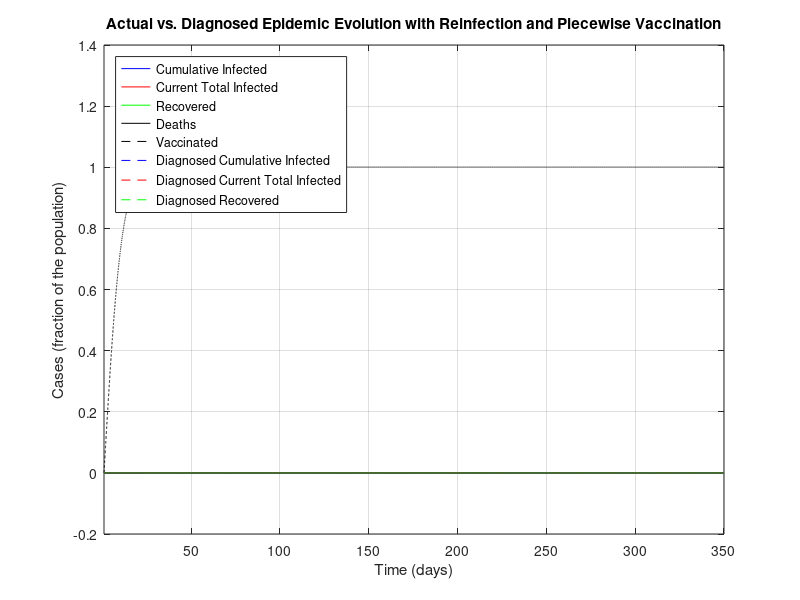
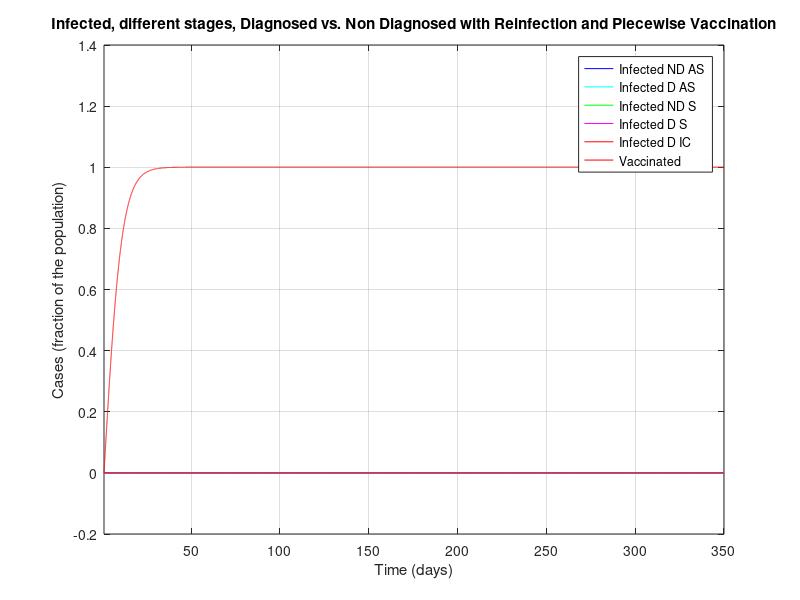
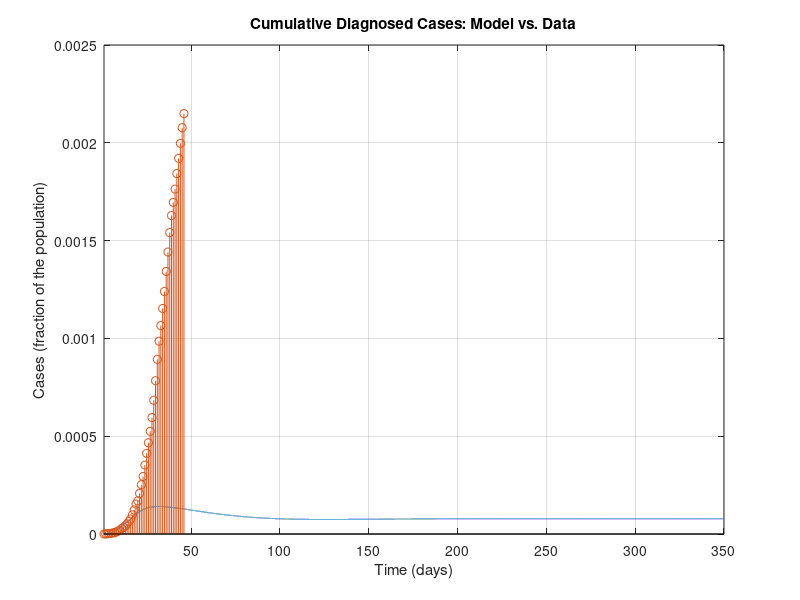
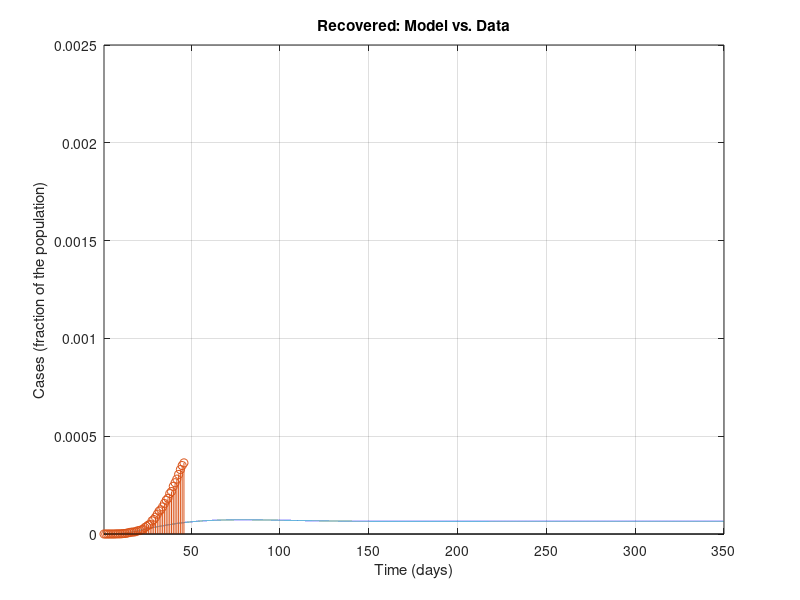

Source code (MATLAB) for these figures, in order:
%%%%%%%%%%%%%%%%%%%%%%%%%%%%%%%%%%%%%%%%
%%%%%%%%%%%%%%%%%%%%%%%%%%%%%%%%%%%%%%%%
% MATLAB Code for epidemic simulations with the SIDARTHE model in the work
%
% Modelling the COVID-19 epidemic and implementation of population-wide interventions in Italy
% by Giulia Giordano, Franco Blanchini, Raffaele Bruno, Patrizio Colaneri, Alessandro Di Filippo, Angela Di Matteo, Marta Colaneri
% 
% Giulia Giordano, April 5, 2020
% Contact: giulia.giordano@unitn.it
%%%%%%%%%%%%%%%%%%%%%%%%%%%%%%%%%%%%%%%%
%%%%%%%%%%%%%%%%%%%%%%%%%%%%%%%%%%%%%%%%

clear all
close all
clc

%%%%%%%%%%%%%%%%%%%%%%%%%%%%%%%%%%%%%%%%
% DATA
%%%%%%%%%%%%%%%%%%%%%%%%%%%%%%%%%%%%%%%%

% Italian population
popolazione=60e6;

% Data 20 February - 5 April (46 days):
% Total Cases
CasiTotali = [3 20 79 132 219 322 400 650 888 1128 1694 2036 2502 3089 3858 4636 5883 7375 9172 10149 12462 15113 17660 21157 24747 27980 31506 35713 41035 47021 53578 59138 63927 69176 74386 80539 86498 92472 97689 101739 105792 110574 115242 119827 124632 128948]/popolazione; % D+R+T+E+H_diagnosticati
% Deaths
Deceduti = [0 1 2 2 5 10 12 17 21 29 34 52 79 107 148 197 233 366 463 631 827 1016 1266 1441 1809 2158 2503 2978 3405 4032 4825 5476 6077 6820 7503 8165 9134 10023 10779 11591 12428 13155 13915 14681 15362 15887]/popolazione; % E
% Recovered
Guariti = [0 0 0 1 1 1 3 45 46 50 83 149 160 276 414 523 589 622 724 1004 1045 1258 1439 1966 2335 2749 2941 4025 4440 5129 6072 7024 7432 8326 9362 10361 10950 12384 13030 14620 15729 16847 18278 19758 20996 21815]/popolazione; % H_diagnosticati
% Currently Positive
Positivi = [3 19 77 129 213 311 385 588 821 1049 1577 1835 2263 2706 3296 3916 5061 6387 7985 8514 10590 12839 14955 17750 20603 23073 26062 28710 33190 37860 42681 46638 50418 54030 57521 62013 66414 70065 73880 75528 77635 80572 83049 85388 88274 91246]/popolazione; % D+R+T

% Data 23 February - 5 April (from day 4 to day 46)
% Currently positive: isolated at home
Isolamento_domiciliare = [49 91 162 221 284 412 543 798 927 1000 1065 1155 1060 1843 2180 2936 2599 3724 5036 6201 7860 9268 10197 11108 12090 14935 19185 22116 23783 26522 28697 30920 33648 36653 39533 42588 43752 45420 48134 50456 52579 55270 58320]/popolazione; %D
% Currently positive: hospitalised
Ricoverati_sintomi = [54 99 114 128 248 345 401 639 742 1034 1346 1790 2394 2651 3557 4316 5038 5838 6650 7426 8372 9663 11025 12894 14363 15757 16020 17708 19846 20692 21937 23112 24753 26029 26676 27386 27795 28192 28403 28540 28741 29010 28949]/popolazione; % R
% Currently positive: ICU
Terapia_intensiva = [26 23 35 36 56 64 105 140 166 229 295 351 462 567 650 733 877 1028 1153 1328 1518 1672 1851 2060 2257 2498 2655 2857 3009 3204 3396 3489 3612 3732 3856 3906 3981 4023 4035 4053 4068 3994 3977]/popolazione; %T


%%%%%%%%%%%%%%%%%%%%%%%%%%%%%%%%%%%%%%%%
% PARAMETERS
%%%%%%%%%%%%%%%%%%%%%%%%%%%%%%%%%%%%%%%%

% Simulation horizon: CAN BE MODIFIED AT ONE'S WILL PROVIDED THAT IT IS AT
% LEAST EQUAL TO THE NUMBER OF DAYS FOR WHICH DATA ARE AVAILABLE
Orizzonte = 350;

% Plot yes/no: SET TO 1 IF PDF FIGURES MUST BE GENERATED, 0 OTHERWISE
plotPDF = 0;

% Time-step for Euler discretisation of the continuous-time system
step=0.01;

% Transmission rate due to contacts with UNDETECTED asymptomatic infected
alfa=0.57;
% Transmission rate due to contacts with DETECTED asymptomatic infected
beta=0.0114;
% Transmission rate due to contacts with UNDETECTED symptomatic infected
gamma=0.456;
% Transmission rate due to contacts with DETECTED symptomatic infected
delta=0.0114;

% Detection rate for ASYMPTOMATIC
epsilon=0.171;
% Detection rate for SYMPTOMATIC
theta=0.3705;

% Worsening rate: UNDETECTED asymptomatic infected becomes symptomatic
zeta=0.1254;
% Worsening rate: DETECTED asymptomatic infected becomes symptomatic
eta=0.1254;

% Worsening rate: UNDETECTED symptomatic infected develop life-threatening
% symptoms
mu=0.0171;
% Worsening rate: DETECTED symptomatic infected develop life-threatening
% symptoms
nu=0.0274;

% Mortality rate for infected with life-threatening symptoms
tau=0.01;

% Recovery rate for undetected asymptomatic infected
lambda=0.0342;
% Recovery rate for detected asymptomatic infected
rho=0.0342;
% Recovery rate for undetected symptomatic infected
kappa=0.0171;
% Recovery rate for detected symptomatic infected
xi=0.0171;
% Recovery rate for life-threatened symptomatic infected
sigma=0.0171;

%to add the SIDARTHE-V version add a new constant phi
phi=0.00001;
%phi=0.5;

%Reinfection coefficients
rein=0.07;


%%%%%%%%%%%%%%%%%%%%%%%%%%%%%%%%%%%%%%%%
% DEFINITIONS
%%%%%%%%%%%%%%%%%%%%%%%%%%%%%%%%%%%%%%%%

% Parameters
r1=epsilon+zeta+lambda;
r2=eta+rho;
r3=theta+mu+kappa;
r4=nu+xi;
r5=sigma+tau;

% Initial R0
R0_iniziale=alfa/r1+beta*epsilon/(r1*r2)+gamma*zeta/(r1*r3)+delta*eta*epsilon/(r1*r2*r4)+delta*zeta*theta/(r1*r3*r4);

% Time horizon
t=1:step:Orizzonte;

% Vectors for time evolution of variables
S=zeros(1,length(t));
I=zeros(1,length(t));
D=zeros(1,length(t));
A=zeros(1,length(t));
R=zeros(1,length(t));
T=zeros(1,length(t));
H=zeros(1,length(t));
H_diagnosticati=zeros(1,length(t)); % DIAGNOSED recovered only!
E=zeros(1,length(t));
%For SIDARTHE-V add a V
V=zeros(1,length(t));

% Vectors for time evolution of actual/perceived Case Fatality Rate
M=zeros(1,length(t));
P=zeros(1,length(t));

%%%%%%%%%%%%%%%%%%%%%%%%%%%%%%%%%%%%%%%%
% INITIAL CONDITIONS
%%%%%%%%%%%%%%%%%%%%%%%%%%%%%%%%%%%%%%%%

I(1)=200/popolazione;
D(1)=20/popolazione;
A(1)=1/popolazione;
R(1)=2/popolazione;
T(1)=0.00;
H(1)=0.00;
E(1)=0.00;
V(1)=0.00;%For SIDARTHE-V
S(1)=1-I(1)-D(1)-A(1)-R(1)-T(1)-H(1)-E(1)-V(1);

H_diagnosticati(1) = 0.00; % DIAGNOSED recovered only
Infetti_reali(1)=I(1)+D(1)+A(1)+R(1)+T(1); % Actual currently infected

M(1)=0;
P(1)=0;

% Whole state vector
%Added a V(1) at the end
x=[S(1);I(1);D(1);A(1);R(1);T(1);H(1);E(1);V(1);H_diagnosticati(1);Infetti_reali(1)];

%%%%%%%%%%%%%%%%%%%%%%%%%%%%%%%%%%%%%%%%
% SIMULATION
%%%%%%%%%%%%%%%%%%%%%%%%%%%%%%%%%%%%%%%%

% "Control" binary variables to compute the new R0 every time a policy has
% changed the parameters
plottato = 0;
plottato1 = 0;
plottato_bis = 0;
plottato_tris = 0;
plottato_quat = 0;

%Define the vaccination function that will calculate how people are
%vaccinated
%Try sinusoidal and guassian
vacc_1 = @(x) 0.05*sin(0.7*x)+0.1; %Could do +0.05 too
vacc_2 = @(x) (1/(2*(2*pi)^0.5))*exp(-((x-100)/100)^2);

for i=2:length(t)
    
    if (i>4/step) % Basic social distancing (awareness, schools closed)
        alfa=0.4218;
        gamma=0.285;
        beta = 0.0057;
        delta=0.0057;
        if plottato == 0 % Compute the new R0
            r1=epsilon+zeta+lambda;
            r2=eta+rho;
            r3=theta+mu+kappa;
            r4=nu+xi;
            r5=sigma+tau;
            R0_primemisure=alfa/r1+beta*epsilon/(r1*r2)+gamma*zeta/(r1*r3)+delta*eta*epsilon/(r1*r2*r4)+delta*zeta*theta/(r1*r3*r4)
            plottato = 1;
        end
    end
    
    if (i>12/step)
        % Screening limited to / focused on symptomatic subjects
        epsilon=0.1425;
        if plottato1 == 0
            r1=epsilon+zeta+lambda;
            r2=eta+rho;
            r3=theta+mu+kappa;
            r4=nu+xi;
            r5=sigma+tau;
            R0_primemisureeps=alfa/r1+beta*epsilon/(r1*r2)+gamma*zeta/(r1*r3)+delta*eta*epsilon/(r1*r2*r4)+delta*zeta*theta/(r1*r3*r4)
            plottato1 = 1;
        end
    end
    
    if (i>22/step) % Social distancing: lockdown, mild effect
        
        alfa=0.36;
        beta=0.005;
        gamma=0.2;
        delta=0.005;
        
        mu = 0.008;
        nu = 0.015;
        
        zeta=0.034;
        eta=0.034;
        
        lambda=0.08;
        rho=0.0171;
        kappa=0.0171;
        xi=0.0171;
        sigma=0.0171;
        
        if plottato_bis == 0 % Compute the new R0
            r1=epsilon+zeta+lambda;
            r2=eta+rho;
            r3=theta+mu+kappa;
            r4=nu+xi;
            r5=sigma+tau;
            R0_secondemisure=(alfa*r2*r3*r4+epsilon*beta*r3*r4+gamma*zeta*r2*r4+delta*eta*epsilon*r3+delta*zeta*theta*r2)/(r1*r2*r3*r4)
            plottato_bis = 1;
        end
    end
    
    if (i>28/step) % Social distancing: lockdown, strong effect
        
        alfa=0.21;
        gamma=0.11;
        
        if plottato_tris == 0 % Compute the new R0
            r1=epsilon+zeta+lambda;
            r2=eta+rho;
            r3=theta+mu+kappa;
            r4=nu+xi;
            r5=sigma+tau;
            R0_terzemisure=(alfa*r2*r3*r4+epsilon*beta*r3*r4+gamma*zeta*r2*r4+delta*eta*epsilon*r3+delta*zeta*theta*r2)/(r1*r2*r3*r4)
            plottato_tris = 1;
        end
    end
    
    if (i>38/step) % Broader diagnosis campaign
        
        epsilon = 0.2;
        rho=0.02;
        kappa=0.02;
        xi=0.02;
        sigma=0.01;
        
        zeta=0.025;
        eta=0.025;
        
        if plottato_quat == 0 % Compute the new R0
            r1=epsilon+zeta+lambda;
            r2=eta+rho;
            r3=theta+mu+kappa;
            r4=nu+xi;
            r5=sigma+tau;
            R0_quartemisure=(alfa*r2*r3*r4+epsilon*beta*r3*r4+gamma*zeta*r2*r4+delta*eta*epsilon*r3+delta*zeta*theta*r2)/(r1*r2*r3*r4);
            plottato_quat = 1;
        end
    end
    phi = vacc_1(i/step); % may need the /step
    %The code for piecewise vaccination
    %if (i>5/step)
        %phi=0.00001;
    %elseif (i>50/step)
        %phi=0.00005;
        %phi=0.001;
    %elseif (i>100/step)
        %phi=0.0001;
    %elseif (i>200/step)
        %phi=0.0005;
    %end
    
    % Compute the system evolution
    %ADDED A NEW zero to the end of each row and added a tenth row with 
    B=[-alfa*x(2)-beta*x(3)-gamma*x(4)-delta*x(5)-phi*x(9) 0 0 0 0 0 0 0 0 0 0;
        alfa*x(2)+beta*x(3)+gamma*x(4)+delta*x(5) -(epsilon+zeta+lambda)+rein 0 0 0 0 0 0 0 0 0;
        0 epsilon  -(eta+rho) 0 0 0 0 0 0 0 0;
        0 zeta 0 -(theta+mu+kappa) 0 0 0 0 0 0 0;
        0 0 eta theta -(nu+xi) -rein 0 0 0 0 0;
        0 0 0 mu nu  -(sigma+tau) 0 0 0 0 0;
        0 lambda rho kappa xi sigma 0 0 0 0 0;
        0 0 0 0 0 tau 0 0 0 0 0;
        phi*x(1) 0 0 0 0 0 0 0 0 0 0;
        0 0 rho 0 xi sigma 0 0 0 0 0;
        alfa*x(2)+beta*x(3)+gamma*x(4)+delta*x(5) 0 0 0 0 0 0 0 0 0 0];
    x=x+B*x*step;
    
    % Update variables
    
    S(i)=x(1);
    I(i)=x(2);
    D(i)=x(3);
    A(i)=x(4);
    R(i)=x(5);
    T(i)=x(6);
    H(i)=x(7);
    E(i)=x(8);
    V(i)=x(9);%added V
    
    H_diagnosticati(i)=x(10);
    Infetti_reali(i)=x(11);
    
    % Update Case Fatality Rate
    
    M(i)=E(i)/(S(1)-S(i));
    P(i)=E(i)/((epsilon*r3+(theta+mu)*zeta)*(I(1)+S(1)-I(i)-S(i))/(r1*r3)+(theta+mu)*(A(1)-A(i))/r3);
    
end

%%%%%%%%%%%%%%%%%%%%%%%%%%%%%%%%%%%%%%%%
% FINAL VALUES
%%%%%%%%%%%%%%%%%%%%%%%%%%%%%%%%%%%%%%%%

% Variables
Sbar=S(length(t));
Ibar=I(length(t));
Dbar=D(length(t));
Abar=A(length(t));
Rbar=R(length(t));
Tbar=T(length(t));
Hbar=H(length(t));
Ebar=E(length(t));
Vbar=V(length(t));

% Case fatality rate
Mbar=M(length(t));
Pbar=P(length(t));

% Case fatality rate from formulas
Mbar1=Ebar/(S(1)-Sbar);
Pbar1=Ebar/((epsilon*r3+(theta+mu)*zeta)*(I(1)+S(1)-Sbar-Ibar)/(r1*r3)+(theta+mu)*(A(1)-Abar)/r3);

%%%%%%%%%%%%%%%%%%%%%%%%%%%%%%%%%%%%%%%%
% FIGURES
%%%%%%%%%%%%%%%%%%%%%%%%%%%%%%%%%%%%%%%%

figure
plot(t,Infetti_reali,'b',t,I+D+A+R+T,'r',t,H,'g',t,E,'k',t,V,'--black')%added V
hold on
plot(t,D+R+T+E+H_diagnosticati,'--b',t,D+R+T,'--r',t,H_diagnosticati,'--g')
xlim([t(1) t(end)])
%ylim([0 0.015])
title('Actual vs. Diagnosed Epidemic Evolution with Reinfection and Piecewise Vaccination')
xlabel('Time (days)')
ylabel('Cases (fraction of the population)')
legend({'Cumulative Infected','Current Total Infected', 'Recovered', 'Deaths','Vaccinated','Diagnosed Cumulative Infected','Diagnosed Current Total Infected', 'Diagnosed Recovered'},'Location','northwest')
grid

if plotPDF==1
    set(gcf, 'PaperUnits', 'centimeters');
    set(gcf, 'PaperPosition', [0 0 24 16]);
    set(gcf, 'PaperSize', [24 16]); % dimension on x axis and y axis resp.
    print(gcf,'-dpdf', ['PanoramicaEpidemiaRealevsPercepita.pdf'])
end
%

figure
plot(t,I,'b',t,D,'c',t,A,'g',t,R,'m',t,T,'r',t,V,'r')
xlim([t(1) t(end)])
%ylim([0 1.1e-3])
title('Infected, different stages, Diagnosed vs. Non Diagnosed with Reinfection and Piecewise Vaccination')
xlabel('Time (days)')
ylabel('Cases (fraction of the population)')
legend({'Infected ND AS', 'Infected D AS', 'Infected ND S', 'Infected D S', 'Infected D IC','Vaccinated'},'Location','northeast')
grid

if plotPDF==1
    set(gcf, 'PaperUnits', 'centimeters');
    set(gcf, 'PaperPosition', [0 0 24 16]);
    set(gcf, 'PaperSize', [24 16]); % dimension on x axis and y axis resp.
    print(gcf,'-dpdf', ['SuddivisioneInfetti.pdf'])
end

%

figure
plot(t,D+R+T+E+H_diagnosticati)
hold on
stem(t(1:1/step:size(CasiTotali,2)/step),CasiTotali)
xlim([t(1) t(end)])
ylim([0 2.5e-3])
title('Cumulative Diagnosed Cases: Model vs. Data')
xlabel('Time (days)')
ylabel('Cases (fraction of the population)')
grid

if plotPDF==1
    set(gcf, 'PaperUnits', 'centimeters');
    set(gcf, 'PaperPosition', [0 0 16 10]);
    set(gcf, 'PaperSize', [16 10]); % dimension on x axis and y axis resp.
    print(gcf,'-dpdf', ['CasiTotali.pdf'])
end
%

figure
plot(t,H_diagnosticati)
hold on
stem(t(1:1/step:size(CasiTotali,2)/step),Guariti)
xlim([t(1) t(end)])
ylim([0 2.5e-3])
title('Recovered: Model vs. Data')
xlabel('Time (days)')
ylabel('Cases (fraction of the population)')
grid

if plotPDF==1
    set(gcf, 'PaperUnits', 'centimeters');
    set(gcf, 'PaperPosition', [0 0 16 10]);
    set(gcf, 'PaperSize', [16 10]); % dimension on x axis and y axis resp.
    print(gcf,'-dpdf', ['Guariti_diagnosticati.pdf'])
end
%

figure
plot(t,E)
hold on
stem(t(1:1/step:size(CasiTotali,2)/step),Deceduti)
xlim([t(1) t(end)])
ylim([0 2.5e-3])
title('Deaths: Model vs. Data - NOTE: EXCLUDED FROM FITTING')
xlabel('Time (days)')
ylabel('Cases (fraction of the population)')
grid

if plotPDF==1
    set(gcf, 'PaperUnits', 'centimeters');
    set(gcf, 'PaperPosition', [0 0 16 10]);
    set(gcf, 'PaperSize', [16 10]); % dimension on x axis and y axis resp.
    print(gcf,'-dpdf', ['Morti.pdf'])
end
%

figure
plot(t,D+R+T)
hold on
stem(t(1:1/step:size(CasiTotali,2)/step),Positivi)
xlim([t(1) t(end)])
ylim([0 2.5e-3])
title('Infected: Model vs. Data')
xlabel('Time (days)')
ylabel('Cases (fraction of the population)')
grid

if plotPDF==1
    set(gcf, 'PaperUnits', 'centimeters');
    set(gcf, 'PaperPosition', [0 0 16 10]);
    set(gcf, 'PaperSize', [16 10]); % dimension on x axis and y axis resp.
    print(gcf,'-dpdf', ['Positivi_diagnosticati.pdf'])
end
%

figure
plot(t,D)
hold on
stem(t(1+3/step:1/step:1+(size(Ricoverati_sintomi,2)+2)/step),Isolamento_domiciliare)
xlim([t(1) t(end)])
ylim([0 2.5e-3])
title('Infected, No Symptoms: Model vs. Data')
xlabel('Time (days)')
ylabel('Cases (fraction of the population)')
grid

if plotPDF==1
    set(gcf, 'PaperUnits', 'centimeters');
    set(gcf, 'PaperPosition', [0 0 16 10]);
    set(gcf, 'PaperSize', [16 10]); % dimension on x axis and y axis resp.
    print(gcf,'-dpdf', ['InfettiAsintomatici_diagnosticati.pdf'])
end
%

figure
plot(t,R)
hold on
stem(t(1+3/step:1/step:1+(size(Ricoverati_sintomi,2)+2)/step),Ricoverati_sintomi)
xlim([t(1) t(end)])
ylim([0 2.5e-3])
title('Infected, Symptoms: Model vs. Data')
xlabel('Time (days)')
ylabel('Cases (fraction of the population)')
grid

if plotPDF==1
    set(gcf, 'PaperUnits', 'centimeters');
    set(gcf, 'PaperPosition', [0 0 16 10]);
    set(gcf, 'PaperSize', [16 10]); % dimension on x axis and y axis resp.
    print(gcf,'-dpdf', ['InfettiSintomatici_diagnosticati_ricoverati.pdf'])
end
%

figure
plot(t,D+R)
hold on
stem(t(1+3/step:1/step:1+(size(Ricoverati_sintomi,2)+2)/step),Isolamento_domiciliare+Ricoverati_sintomi)
xlim([t(1) t(end)])
ylim([0 2.5e-3])
title('Infected, No or Mild Symptoms: Model vs. Data')
xlabel('Time (days)')
ylabel('Cases (fraction of the population)')
grid

if plotPDF==1
    set(gcf, 'PaperUnits', 'centimeters');
    set(gcf, 'PaperPosition', [0 0 16 10]);
    set(gcf, 'PaperSize', [16 10]); % dimension on x axis and y axis resp.
    print(gcf,'-dpdf', ['InfettiNonGravi_diagnosticati.pdf'])
end

%

figure
plot(t,T)
hold on
stem(t(1+3/step:1/step:1+(size(Ricoverati_sintomi,2)+2)/step),Terapia_intensiva)
xlim([t(1) t(end)])
ylim([0 2.5e-3])
title('Infected, Life-Threatening Symptoms: Model vs. Data')
xlabel('Time (days)')
ylabel('Cases (fraction of the population)')
grid

if plotPDF==1
    set(gcf, 'PaperUnits', 'centimeters');
    set(gcf, 'PaperPosition', [0 0 16 10]);
    set(gcf, 'PaperSize', [16 10]); % dimension on x axis and y axis resp.
    print(gcf,'-dpdf', ['InfettiSintomatici_diagnosticati_terapiaintensiva.pdf'])
end

%Plot the vaccinated
figure
plot(t,V)
hold on
%stem(t(1+3/step:1/step:1+(size(Ricoverati_sintomi,2)+2)/step),Terapia_intensiva)
xlim([t(1) t(end)])
ylim([0 2.5e-3])
title('Vaccinated: Model vs. Data')
xlabel('Time (days)')
ylabel('Vaccinated (fraction of the population)')
grid

%if plotPDF==1
    %set(gcf, 'PaperUnits', 'centimeters');
    %set(gcf, 'PaperPosition', [0 0 16 10]);
    %set(gcf, 'PaperSize', [16 10]); % dimension on x axis and y axis resp.
    %print(gcf,'-dpdf', ['InfettiSintomatici_diagnosticati_terapiaintensiva.pdf'])
%end
